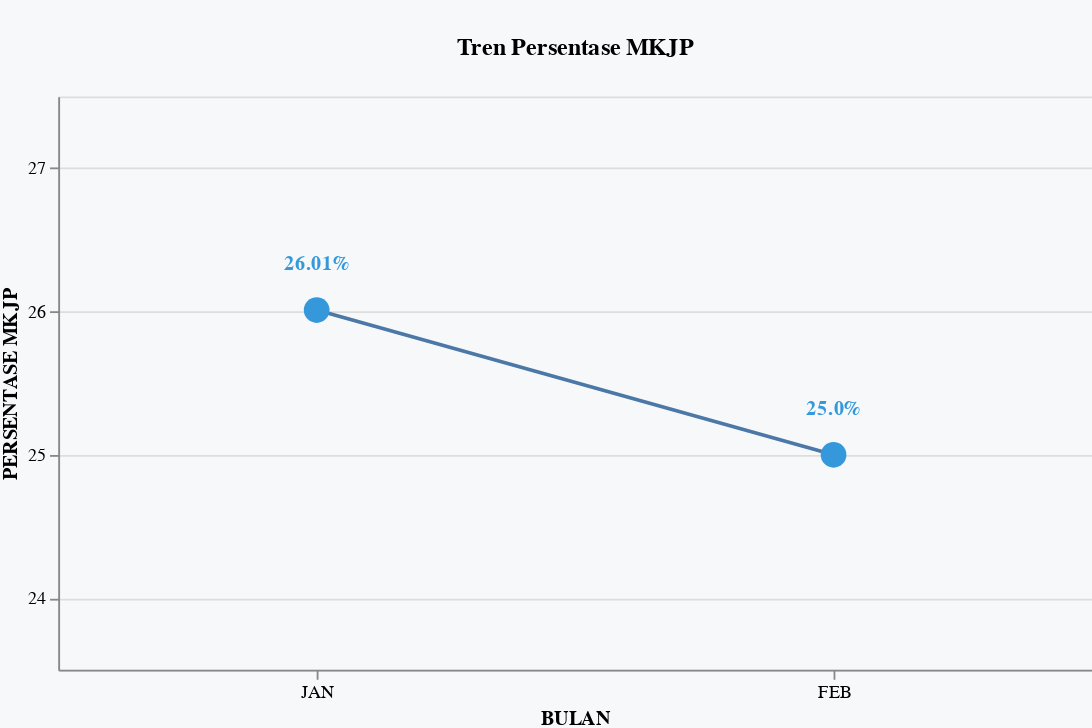

Here is the notebook cell this chart was saved with:
### Code cell
# === Base Chart ===
base = alt.Chart(df_processed).mark_line(
    point=alt.OverlayMarkDef(size=200, filled=True, fillOpacity=1, color='#3498db')
).encode(
    x=alt.X('BULAN:N', 
            sort=list(month_order.keys()),
            axis=alt.Axis(
                labelAngle=0, 
                labelLimit=200, 
                labelOverlap="parity",
                labelExpr="slice(datum.label, 0, 3)"  # Ambil 3 huruf pertama
            )),
    y=alt.Y('MKJP:Q',
            scale=alt.Scale(domain=(y_min, y_max)),
            axis=alt.Axis(
                title='PERSENTASE MKJP',
                tickCount=3,  # BATASI 5 TICK SAJA
                )
            ),
    tooltip=[alt.Tooltip('BULAN:N'), alt.Tooltip('MKJP (%):N')]
)

# === Anotasi Label (Perubahan warna) ===
start_label = alt.Chart(df_processed).transform_filter(
    alt.datum.BULAN == first_month
).mark_text(
    align='center', 
    dy=-25, 
    fontSize=11, 
    fontWeight='bold', 
    color='#3498db'  # Sesuaikan dengan warna point
).encode(
    x=alt.X('BULAN:N', sort=list(month_order.keys())),
    y=alt.Y('MKJP:Q'),
    text=alt.Text('MKJP (%):N')
)

end_label = alt.Chart(df_processed).transform_filter(
    alt.datum.BULAN == last_month
).mark_text(
    align='center', 
    dy=-25, 
    fontSize=11, 
    fontWeight='bold', 
    color='#3498db'  # Sesuaikan dengan warna point
).encode(
    x=alt.X('BULAN:N', sort=list(month_order.keys())),
    y=alt.Y('MKJP:Q'),
    text=alt.Text('MKJP (%):N')
)


chart = alt.layer(base, start_label, end_label).properties(
    title=alt.TitleParams(
        'Tren Persentase MKJP',
        anchor='middle',  # Judul rata kiri
        offset=20
    ),
    width=600,  # Lebar menyesuaikan layar
    height=400
).configure_view(
    strokeWidth=0
).configure_axis(
    grid=False,
    labelFontSize=12,
    titleFontSize=14
).configure(
    padding={"left": 0, "right": 0, "top": 20, "bottom": 0},  # Sesuaikan padding
    background='#f6f8fa',
    autosize=alt.AutoSizeParams(
        type='fit',
        contains='padding'
    )
).configure_legend(
    disable=True  # Hapus legenda jika tidak diperlukan
)
chart

### Figure 1 — Vega-Lite specification as saved in the notebook (floating-point values rounded to 4 significant figures)
{"config": {"view": {"continuousWidth": 300, "continuousHeight": 300}, "autosize": {"contains": "padding", "type": "fit"}, "background": "#f6f8fa", "legend": {"disable": true}, "padding": {"left": 0, "right": 0, "top": 20, "bottom": 0}}, "layer": [{"mark": {"type": "line", "point": {"color": "#3498db", "fillOpacity": 1, "filled": true, "size": 200}}, "encoding": {"tooltip": [{"field": "BULAN", "type": "nominal"}, {"field": "MKJP (%)", "type": "nominal"}], "x": {"axis": {"labelAngle": 0, "labelExpr": "slice(datum.label, 0, 3)", "labelLimit": 200, "labelOverlap": "parity"}, "field": "BULAN", "sort": ["JANUARI", "FEBRUARI", "MARET", "APRIL", "MEI", "JUNI", "JULI", "AGUSTUS", "SEPTEMBER", "OKTOBER", "NOVEMBER", "DESEMBER"], "type": "nominal"}, "y": {"axis": {"tickCount": 3, "title": "PERSENTASE MKJP"}, "field": "MKJP", "scale": {"domain": [23.75, 27.31]}, "type": "quantitative"}}}, {"mark": {"type": "text", "align": "center", "color": "#3498db", "dy": -25, "fontSize": 11, "fontWeight": "bold"}, "encoding": {"text": {"field": "MKJP (%)", "type": "nominal"}, "x": {"field": "BULAN", "sort": ["JANUARI", "FEBRUARI", "MARET", "APRIL", "MEI", "JUNI", "JULI", "AGUSTUS", "SEPTEMBER", "OKTOBER", "NOVEMBER", "DESEMBER"], "type": "nominal"}, "y": {"field": "MKJP", "type": "quantitative"}}, "transform": [{"filter": "(datum.BULAN === 'JANUARI')"}]}, {"mark": {"type": "text", "align": "center", "color": "#3498db", "dy": -25, "fontSize": 11, "fontWeight": "bold"}, "encoding": {"text": {"field": "MKJP (%)", "type": "nominal"}, "x": {"field": "BULAN", "sort": ["JANUARI", "FEBRUARI", "MARET", "APRIL", "MEI", "JUNI", "JULI", "AGUSTUS", "SEPTEMBER", "OKTOBER", "NOVEMBER", "DESEMBER"], "type": "nominal"}, "y": {"field": "MKJP", "type": "quantitative"}}, "transform": [{"filter": "(datum.BULAN === 'FEBRUARI')"}]}], "data": {"name": "data-02bf66bf5c34b59b4105b1541e22e3bd"}, "height": 400, "title": {"text": "Tren Persentase MKJP", "anchor": "middle", "offset": 20}, "width": 600, "$schema": "https://vega.github.io/schema/vega-lite/v5.20.1.json", "datasets": {"data-02bf66bf5c34b59b4105b1541e22e3bd": [{"PROVINSI": "SULAWESI BARAT", "BULAN": "JANUARI", "IMPLAN": 186, "IUD": 56, "VASEKTOMI": 0, "TUBEKTOMI": 41, "KB MODERN": 1088, "MKJP": 26.01, "MKJP (%)": "26.01%"}, {"PROVINSI": "SULAWESI BARAT", "BULAN": "FEBRUARI", "IMPLAN": 214, "IUD": 63, "VASEKTOMI": 0, "TUBEKTOMI": 41, "KB MODERN": 1272, "MKJP": 25.0, "MKJP (%)": "25.0%"}]}}
